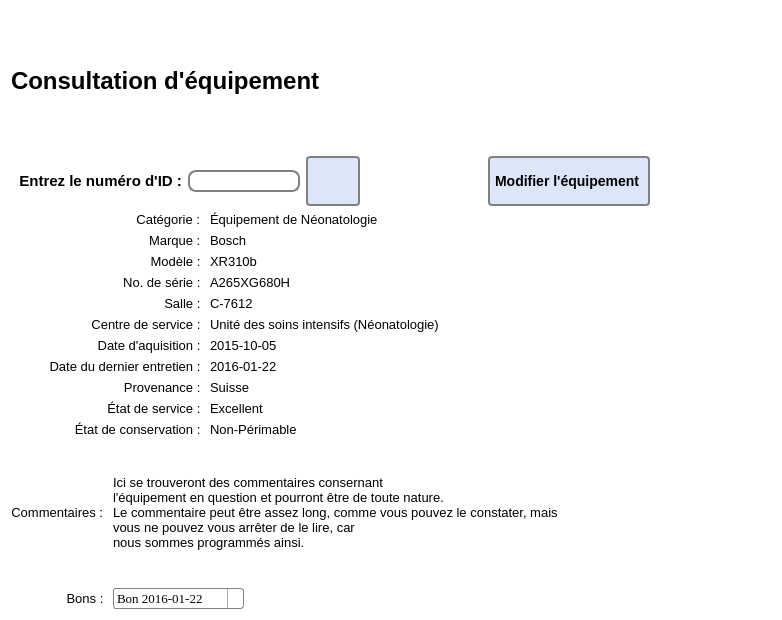
<?xml version="1.0" encoding="UTF-8"?>
<ui version="4.0">
 <class>MainFrame</class>
 <widget class="QWidget" name="MainFrame">
  <property name="geometry">
   <rect>
    <x>0</x>
    <y>0</y>
    <width>782</width>
    <height>620</height>
   </rect>
  </property>
  <property name="windowTitle">
   <string>Form</string>
  </property>
  <property name="styleSheet">
   <string notr="true">#MainFrame {

background: white;
}
QLineEdit {
padding: 1px;
border-style: solid;
border: 2px solid gray;
border-radius: 8px;
min-width: 50px;
max-width: 150px;
}

QDateEdit {
max-width: 105px
}

QPushButton {
color: black;
background-color: rgb(219, 231, 248);
border-width: 2px;
border-color: grey;
border-style: solid;
border-radius: 4px;
padding: 3px;
font: bold 14px;
padding-left: 5px;
padding-right: 5px;
min-width: 40px;
max-width:220px;
min-height: 40px;
max-height: 40px;
}

QPushButton:hover {
background-color: qlineargradient(x1: 0, y1: 1, x2: 0, y2: 0, stop: 0 #edf2f8, stop: 1 #c8d9ea);
}

QPushButton:pressed {
background-color: rgb(193, 213, 243);
}


QComboBox {
    border: 1px solid gray;
    border-radius: 3px;
    padding: 1px 18px 1px 3px;
    min-width: 8em;
	max-width: 200px;
	
}

QComboBox:editable {
    background: white;
}

QComboBox:!editable, QComboBox::drop-down:editable {
     background: qlineargradient(x1: 0, y1: 0, x2: 0, y2: 1,
                                 stop: 0 #E1E1E1, stop: 0.4 #DDDDDD,
                                 stop: 0.5 #D8D8D8, stop: 1.0 #D3D3D3);
}

/* QComboBox gets the &quot;on&quot; state when the popup is open */
QComboBox:!editable:on, QComboBox::drop-down:editable:on {
    background: qlineargradient(x1: 0, y1: 0, x2: 0, y2: 1,
                                stop: 0 #D3D3D3, stop: 0.4 #D8D8D8,
                                stop: 0.5 #DDDDDD, stop: 1.0 #E1E1E1);
}

QComboBox:on { /* shift the text when the popup opens */
    padding-top: 3px;
    padding-left: 4px;
}

QComboBox::drop-down {
    subcontrol-origin: padding;
    subcontrol-position: top right;
    width: 15px;

    border-left-width: 1px;
    border-left-color: darkgrey;
    border-left-style: solid; /* just a single line */
    border-top-right-radius: 3px; /* same radius as the QComboBox */
    border-bottom-right-radius: 3px;
}

QComboBox::down-arrow {
    image: url(/usr/share/icons/crystalsvg/16x16/actions/1downarrow.png);
}

QComboBox::down-arrow:on { /* shift the arrow when popup is open */
    top: 1px;
    left: 1px;
}</string>
  </property>
  <layout class="QGridLayout" name="gridLayout">
   <item row="0" column="0" colspan="4">
    <layout class="QHBoxLayout" name="horizontalLayout">
     <item>
      <widget class="QLabel" name="titre">
       <property name="font">
        <font>
         <family>MS Shell Dlg 2</family>
         <pointsize>18</pointsize>
         <weight>75</weight>
         <italic>false</italic>
         <bold>true</bold>
         <underline>false</underline>
        </font>
       </property>
       <property name="text">
        <string>Consultation d'équipement</string>
       </property>
      </widget>
     </item>
     <item>
      <widget class="QLabel" name="label">
       <property name="text">
        <string/>
       </property>
       <property name="pixmap">
        <pixmap>book.png</pixmap>
       </property>
       <property name="scaledContents">
        <bool>false</bool>
       </property>
      </widget>
     </item>
    </layout>
   </item>
   <item row="1" column="0" colspan="3">
    <layout class="QHBoxLayout" name="horizontalLayout_3">
     <item>
      <widget class="QLabel" name="label_6">
       <property name="font">
        <font>
         <pointsize>11</pointsize>
         <weight>75</weight>
         <bold>true</bold>
        </font>
       </property>
       <property name="text">
        <string>  Entrez le numéro d'ID :</string>
       </property>
       <property name="alignment">
        <set>Qt::AlignCenter</set>
       </property>
      </widget>
     </item>
     <item>
      <widget class="QLineEdit" name="lineEdit"/>
     </item>
    </layout>
   </item>
   <item row="1" column="3">
    <layout class="QHBoxLayout" name="horizontalLayout_2">
     <item>
      <layout class="QVBoxLayout" name="verticalLayout_3">
       <item>
        <widget class="QPushButton" name="afficherEquipementButton">
         <property name="font">
          <font>
           <pointsize>-1</pointsize>
           <weight>75</weight>
           <italic>false</italic>
           <bold>true</bold>
          </font>
         </property>
         <property name="text">
          <string/>
         </property>
         <property name="icon">
          <iconset>
           <normaloff>Refresh2.png</normaloff>Refresh2.png</iconset>
         </property>
         <property name="iconSize">
          <size>
           <width>36</width>
           <height>36</height>
          </size>
         </property>
        </widget>
       </item>
      </layout>
     </item>
     <item>
      <spacer name="horizontalSpacer_8">
       <property name="orientation">
        <enum>Qt::Horizontal</enum>
       </property>
       <property name="sizeHint" stdset="0">
        <size>
         <width>40</width>
         <height>20</height>
        </size>
       </property>
      </spacer>
     </item>
     <item>
      <widget class="QPushButton" name="ajouterUnEquipementNutton">
       <property name="font">
        <font>
         <pointsize>-1</pointsize>
         <weight>75</weight>
         <italic>false</italic>
         <bold>true</bold>
        </font>
       </property>
       <property name="text">
        <string>Modifier l'équipement </string>
       </property>
       <property name="icon">
        <iconset>
         <normaloff>edit.png</normaloff>edit.png</iconset>
       </property>
       <property name="iconSize">
        <size>
         <width>42</width>
         <height>42</height>
        </size>
       </property>
      </widget>
     </item>
     <item>
      <spacer name="horizontalSpacer">
       <property name="orientation">
        <enum>Qt::Horizontal</enum>
       </property>
       <property name="sizeHint" stdset="0">
        <size>
         <width>40</width>
         <height>20</height>
        </size>
       </property>
      </spacer>
     </item>
    </layout>
   </item>
   <item row="2" column="0" colspan="4">
    <layout class="QHBoxLayout" name="horizontalLayout_4"/>
   </item>
   <item row="3" column="0" colspan="2">
    <layout class="QVBoxLayout" name="verticalLayout">
     <item alignment="Qt::AlignRight">
      <widget class="QLabel" name="label_5">
       <property name="font">
        <font>
         <pointsize>10</pointsize>
        </font>
       </property>
       <property name="text">
        <string>Catégorie : </string>
       </property>
       <property name="alignment">
        <set>Qt::AlignCenter</set>
       </property>
      </widget>
     </item>
     <item alignment="Qt::AlignRight">
      <widget class="QLabel" name="label_28">
       <property name="font">
        <font>
         <pointsize>10</pointsize>
        </font>
       </property>
       <property name="text">
        <string>Marque : </string>
       </property>
       <property name="alignment">
        <set>Qt::AlignCenter</set>
       </property>
      </widget>
     </item>
     <item>
      <widget class="QLabel" name="label_32">
       <property name="font">
        <font>
         <pointsize>10</pointsize>
        </font>
       </property>
       <property name="text">
        <string>Modèle : </string>
       </property>
       <property name="alignment">
        <set>Qt::AlignRight|Qt::AlignTrailing|Qt::AlignVCenter</set>
       </property>
      </widget>
     </item>
     <item>
      <widget class="QLabel" name="label_30">
       <property name="font">
        <font>
         <pointsize>10</pointsize>
        </font>
       </property>
       <property name="text">
        <string>No. de série : </string>
       </property>
       <property name="alignment">
        <set>Qt::AlignRight|Qt::AlignTrailing|Qt::AlignVCenter</set>
       </property>
      </widget>
     </item>
     <item>
      <widget class="QLabel" name="label_31">
       <property name="font">
        <font>
         <pointsize>10</pointsize>
        </font>
       </property>
       <property name="text">
        <string>Salle : </string>
       </property>
       <property name="alignment">
        <set>Qt::AlignRight|Qt::AlignTrailing|Qt::AlignVCenter</set>
       </property>
      </widget>
     </item>
     <item>
      <widget class="QLabel" name="label_33">
       <property name="font">
        <font>
         <pointsize>10</pointsize>
        </font>
       </property>
       <property name="text">
        <string>Centre de service : </string>
       </property>
       <property name="alignment">
        <set>Qt::AlignRight|Qt::AlignTrailing|Qt::AlignVCenter</set>
       </property>
      </widget>
     </item>
     <item>
      <widget class="QLabel" name="label_29">
       <property name="font">
        <font>
         <pointsize>10</pointsize>
        </font>
       </property>
       <property name="text">
        <string>Date d'aquisition : </string>
       </property>
       <property name="alignment">
        <set>Qt::AlignRight|Qt::AlignTrailing|Qt::AlignVCenter</set>
       </property>
      </widget>
     </item>
     <item>
      <widget class="QLabel" name="label_27">
       <property name="font">
        <font>
         <pointsize>10</pointsize>
        </font>
       </property>
       <property name="text">
        <string>Date du dernier entretien : </string>
       </property>
       <property name="alignment">
        <set>Qt::AlignRight|Qt::AlignTrailing|Qt::AlignVCenter</set>
       </property>
      </widget>
     </item>
     <item>
      <widget class="QLabel" name="label_26">
       <property name="font">
        <font>
         <pointsize>10</pointsize>
        </font>
       </property>
       <property name="text">
        <string>Provenance : </string>
       </property>
       <property name="alignment">
        <set>Qt::AlignRight|Qt::AlignTrailing|Qt::AlignVCenter</set>
       </property>
      </widget>
     </item>
     <item>
      <widget class="QLabel" name="label_14">
       <property name="font">
        <font>
         <pointsize>10</pointsize>
        </font>
       </property>
       <property name="text">
        <string>État de service : </string>
       </property>
       <property name="alignment">
        <set>Qt::AlignRight|Qt::AlignTrailing|Qt::AlignVCenter</set>
       </property>
      </widget>
     </item>
     <item>
      <widget class="QLabel" name="label_17">
       <property name="font">
        <font>
         <pointsize>10</pointsize>
        </font>
       </property>
       <property name="text">
        <string>État de conservation : </string>
       </property>
       <property name="alignment">
        <set>Qt::AlignRight|Qt::AlignTrailing|Qt::AlignVCenter</set>
       </property>
      </widget>
     </item>
    </layout>
   </item>
   <item row="3" column="2" colspan="2">
    <layout class="QVBoxLayout" name="verticalLayout_2">
     <item>
      <widget class="QLabel" name="label_7">
       <property name="font">
        <font>
         <pointsize>10</pointsize>
        </font>
       </property>
       <property name="text">
        <string>Équipement de Néonatologie</string>
       </property>
       <property name="alignment">
        <set>Qt::AlignLeading|Qt::AlignLeft|Qt::AlignVCenter</set>
       </property>
      </widget>
     </item>
     <item>
      <widget class="QLabel" name="label_35">
       <property name="font">
        <font>
         <pointsize>10</pointsize>
        </font>
       </property>
       <property name="text">
        <string>Bosch</string>
       </property>
       <property name="alignment">
        <set>Qt::AlignLeading|Qt::AlignLeft|Qt::AlignVCenter</set>
       </property>
      </widget>
     </item>
     <item>
      <widget class="QLabel" name="label_36">
       <property name="font">
        <font>
         <pointsize>10</pointsize>
        </font>
       </property>
       <property name="text">
        <string>XR310b</string>
       </property>
       <property name="alignment">
        <set>Qt::AlignLeading|Qt::AlignLeft|Qt::AlignVCenter</set>
       </property>
      </widget>
     </item>
     <item>
      <widget class="QLabel" name="label_37">
       <property name="font">
        <font>
         <pointsize>10</pointsize>
        </font>
       </property>
       <property name="text">
        <string>A265XG680H</string>
       </property>
       <property name="alignment">
        <set>Qt::AlignLeading|Qt::AlignLeft|Qt::AlignVCenter</set>
       </property>
      </widget>
     </item>
     <item>
      <widget class="QLabel" name="label_38">
       <property name="font">
        <font>
         <pointsize>10</pointsize>
        </font>
       </property>
       <property name="text">
        <string>C-7612</string>
       </property>
       <property name="alignment">
        <set>Qt::AlignLeading|Qt::AlignLeft|Qt::AlignVCenter</set>
       </property>
      </widget>
     </item>
     <item>
      <widget class="QLabel" name="label_39">
       <property name="font">
        <font>
         <pointsize>10</pointsize>
        </font>
       </property>
       <property name="text">
        <string>Unité des soins intensifs (Néonatologie)</string>
       </property>
       <property name="alignment">
        <set>Qt::AlignLeading|Qt::AlignLeft|Qt::AlignVCenter</set>
       </property>
      </widget>
     </item>
     <item>
      <widget class="QLabel" name="label_40">
       <property name="font">
        <font>
         <pointsize>10</pointsize>
        </font>
       </property>
       <property name="text">
        <string>2015-10-05</string>
       </property>
       <property name="alignment">
        <set>Qt::AlignLeading|Qt::AlignLeft|Qt::AlignVCenter</set>
       </property>
      </widget>
     </item>
     <item>
      <widget class="QLabel" name="label_41">
       <property name="font">
        <font>
         <pointsize>10</pointsize>
        </font>
       </property>
       <property name="text">
        <string>2016-01-22</string>
       </property>
       <property name="alignment">
        <set>Qt::AlignLeading|Qt::AlignLeft|Qt::AlignVCenter</set>
       </property>
      </widget>
     </item>
     <item>
      <widget class="QLabel" name="label_42">
       <property name="font">
        <font>
         <pointsize>10</pointsize>
        </font>
       </property>
       <property name="text">
        <string>Suisse</string>
       </property>
       <property name="alignment">
        <set>Qt::AlignLeading|Qt::AlignLeft|Qt::AlignVCenter</set>
       </property>
      </widget>
     </item>
     <item>
      <widget class="QLabel" name="label_43">
       <property name="font">
        <font>
         <pointsize>10</pointsize>
        </font>
       </property>
       <property name="text">
        <string>Excellent</string>
       </property>
       <property name="alignment">
        <set>Qt::AlignLeading|Qt::AlignLeft|Qt::AlignVCenter</set>
       </property>
      </widget>
     </item>
     <item>
      <widget class="QLabel" name="label_44">
       <property name="font">
        <font>
         <pointsize>10</pointsize>
        </font>
       </property>
       <property name="text">
        <string>Non-Périmable</string>
       </property>
       <property name="alignment">
        <set>Qt::AlignLeading|Qt::AlignLeft|Qt::AlignVCenter</set>
       </property>
      </widget>
     </item>
    </layout>
   </item>
   <item row="4" column="0">
    <layout class="QHBoxLayout" name="horizontalLayout_7">
     <item alignment="Qt::AlignRight">
      <widget class="QLabel" name="label_34">
       <property name="font">
        <font>
         <pointsize>10</pointsize>
        </font>
       </property>
       <property name="text">
        <string>Commentaires : </string>
       </property>
       <property name="alignment">
        <set>Qt::AlignCenter</set>
       </property>
      </widget>
     </item>
    </layout>
   </item>
   <item row="4" column="1" colspan="3">
    <layout class="QHBoxLayout" name="horizontalLayout_5">
     <item>
      <widget class="QLabel" name="label_45">
       <property name="font">
        <font>
         <pointsize>10</pointsize>
        </font>
       </property>
       <property name="text">
        <string>Ici se trouveront des commentaires consernant
l'équipement en question et pourront être de toute nature.
Le commentaire peut être assez long, comme vous pouvez le constater, mais
vous ne pouvez vous arrêter de le lire, car
nous sommes programmés ainsi.</string>
       </property>
       <property name="alignment">
        <set>Qt::AlignLeading|Qt::AlignLeft|Qt::AlignVCenter</set>
       </property>
      </widget>
     </item>
    </layout>
   </item>
   <item row="5" column="0">
    <layout class="QHBoxLayout" name="horizontalLayout_8">
     <item>
      <widget class="QLabel" name="label_46">
       <property name="font">
        <font>
         <pointsize>10</pointsize>
        </font>
       </property>
       <property name="text">
        <string>Bons : </string>
       </property>
       <property name="alignment">
        <set>Qt::AlignRight|Qt::AlignTrailing|Qt::AlignVCenter</set>
       </property>
      </widget>
     </item>
    </layout>
   </item>
   <item row="5" column="1" colspan="2">
    <layout class="QHBoxLayout" name="horizontalLayout_6">
     <item alignment="Qt::AlignLeft">
      <widget class="QComboBox" name="comboBox">
       <property name="font">
        <font>
         <family>Times New Roman</family>
         <pointsize>10</pointsize>
        </font>
       </property>
       <property name="maxCount">
        <number>2147483645</number>
       </property>
       <property name="sizeAdjustPolicy">
        <enum>QComboBox::AdjustToContentsOnFirstShow</enum>
       </property>
       <item>
        <property name="text">
         <string>Bon 2016-01-22</string>
        </property>
        <property name="icon">
         <iconset>
          <normaloff>view-icon.png</normaloff>view-icon.png</iconset>
        </property>
       </item>
       <item>
        <property name="text">
         <string>Bon 2016-03-07</string>
        </property>
        <property name="icon">
         <iconset>
          <normaloff>view-icon.png</normaloff>view-icon.png</iconset>
        </property>
       </item>
       <item>
        <property name="text">
         <string>Bon 2016-05-12</string>
        </property>
        <property name="icon">
         <iconset>
          <normaloff>view-icon.png</normaloff>view-icon.png</iconset>
        </property>
       </item>
      </widget>
     </item>
    </layout>
   </item>
  </layout>
 </widget>
 <resources/>
 <connections/>
</ui>
